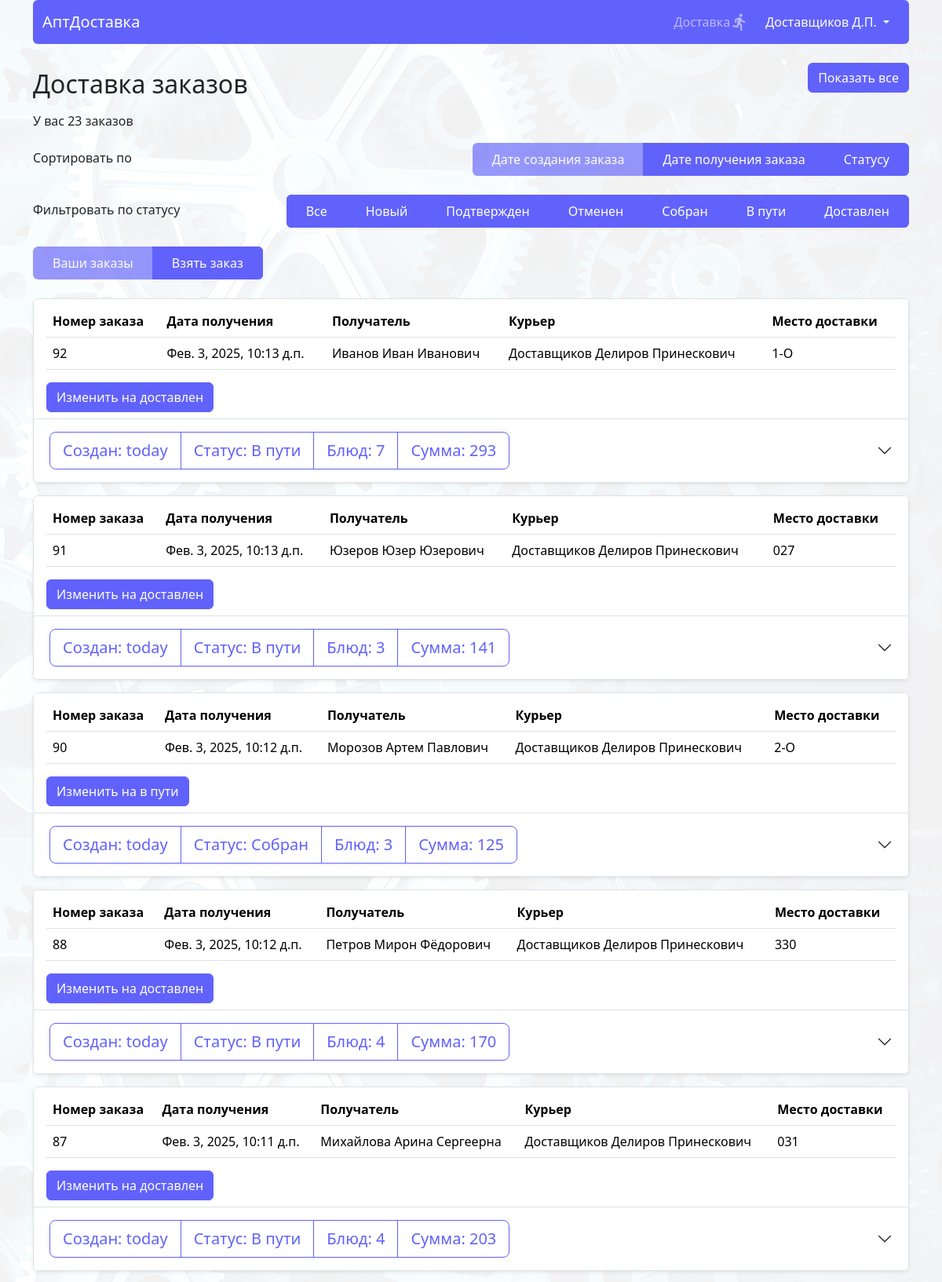
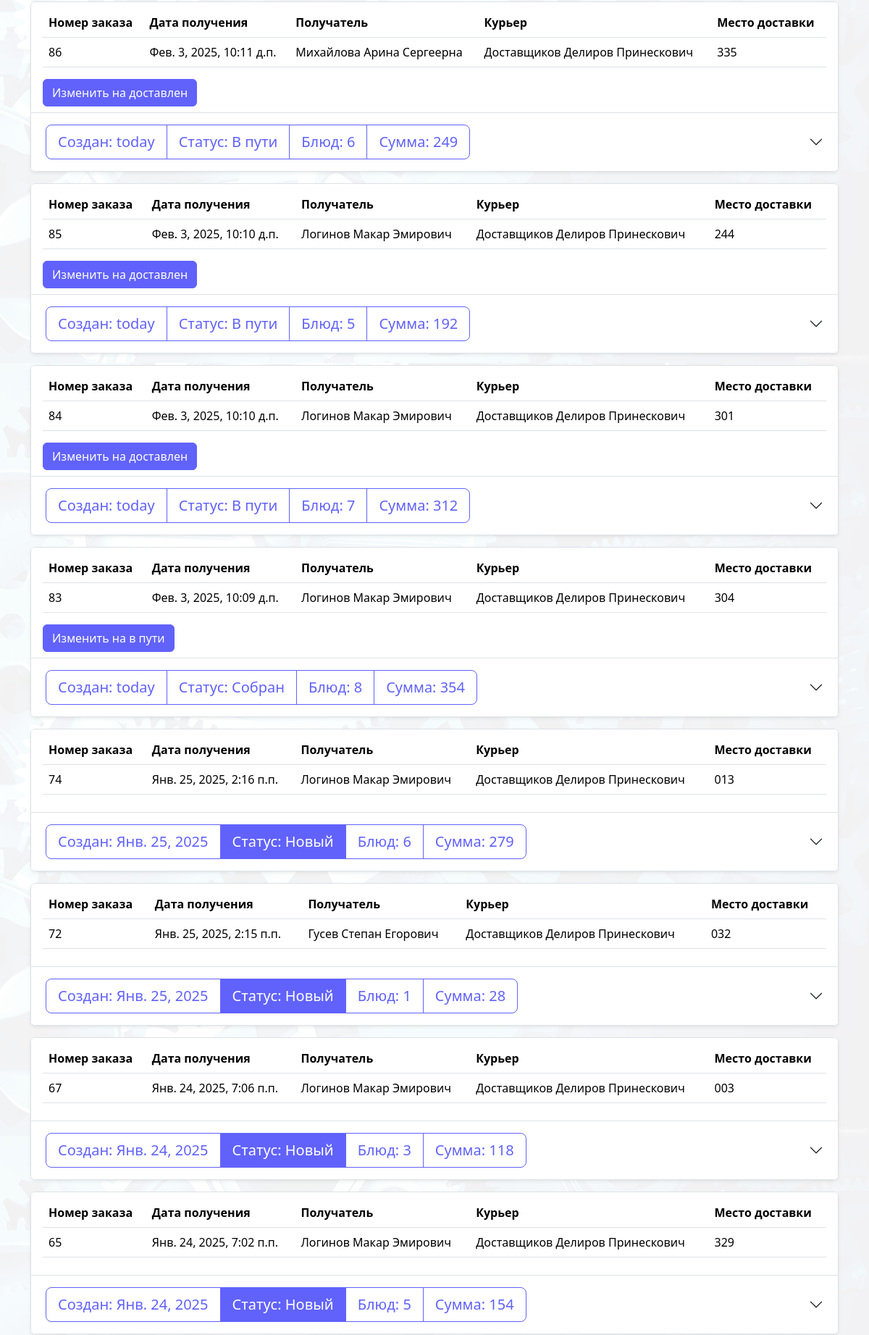
The app's page /deliver/deliver_orders/ (signed in, upper part) with its own data (2 pictures, top to bottom).
### log_reg/models.py (models this page shows)
class User(AbstractUser):
    username = models.CharField('Логин', max_length=150, unique=True,
                                help_text="Обязательное поле. Только латиница, цифры и тире.",
                                validators=[LoginValidator()],
                                error_messages={"unique": _("Пользователь с таким именем уже существует"), })
    first_name = models.CharField(_("first name"), max_length=150, validators=[NameValidator()])
    last_name = models.CharField(_("last name"), max_length=150, validators=[NameValidator()])
    patronymic = models.CharField('Отчество', max_length=150, blank=True, validators=[NameValidator()])
    def __str__(self):
        return "%s %s %s" % (self.last_name, self.first_name, self.patronymic, )

### order/models.py (models this page shows, shortened)
class Status(models.Model):
    name = models.CharField(max_length=30)
    class Meta:
        verbose_name = 'Статус'
        verbose_name_plural = 'Статусы'
    def __str__(self):
        return self.name

class Order(models.Model):
    user = models.ForeignKey(User, on_delete=models.CASCADE, verbose_name='Пользователь', limit_choices_to=Q(is_superuser=False) & Q(is_staff=False) & Q(groups__isnull=True),)
    date_create = models.DateTimeField(verbose_name='Дата заказа', auto_now_add=True)
    order_date = models.DateTimeField(default=get_default_created_at, verbose_name='Дата и время получения заказа'
    )
    status = models.ForeignKey('Status', on_delete=models.CASCADE, verbose_name='Статус', default=1)
    result = models.CharField(max_length=50, verbose_name='Причина отказа', blank=True, null=True)
    cab = models.ForeignKey(Cabinet, on_delete=models.CASCADE, verbose_name='Кабинет', default=1)
    deliver = models.ForeignKey(
        User,
        on_delete=models.SET_NULL,
        related_name='courier_orders',
        blank=True,
        null=True,
        limit_choices_to={'groups__name': 'deliver'},
        verbose_name="Курьер"
    )
    @property
    def total_amount(self):
        total = 0
        for item in self.ordermeal_set.all():  # ordermeal_set - обратный related_name
            total += item.meal.price * item.amount
        return total
    total_amount.fget.short_description = 'Сумма заказа'
    @property
    def amount(self):
        return OrderMeal.objects.filter(order=self.pk).aggregate(Sum('amount'))['amount__sum']
    amount.fget.short_description = 'Количество'
    @property
    def meals(self):
        return OrderMeal.objects.filter(order=self.pk)
    class Meta:
        verbose_name = 'Заказ'
        verbose_name_plural = 'Заказы'

class OrderMeal(models.Model):
    order = models.ForeignKey(Order, on_delete=models.CASCADE, verbose_name="Заказ")
    meal = models.ForeignKey(Meal, on_delete=models.CASCADE, verbose_name="Блюдо")
    amount = models.IntegerField(verbose_name='Количество товаров')
    class Meta:
        verbose_name = 'Заказ блюд'
        verbose_name_plural = 'Заказы блюд'
    @property
    def total_price(self):
        return self.meal.price * self.amount

### cart/models.py (models this page shows)
class Cabinet(models.Model):
    num = models.CharField(max_length=10, verbose_name="Номер")
    name = models.CharField(max_length=100, verbose_name="Название")
    def __str__(self):
        return self.num
    class Meta:
        verbose_name = 'Кабинет'
        verbose_name_plural = 'Кабинеты'

### home/models.py (models this page shows, shortened)
class Meal(models.Model):
    name = models.CharField(max_length=150, verbose_name="Название")
    price = models.IntegerField(verbose_name="Цена")
    out = models.CharField(max_length=10, verbose_name="Выход")
    image = models.ImageField(upload_to='images', verbose_name="Изображение")
    category = models.ForeignKey(Category, default=None, on_delete=models.CASCADE,
                                 verbose_name="Категория", related_name='meals')
    quantity = models.IntegerField(default=3, verbose_name="Количество")
    class Meta:
        verbose_name = 'Блюдо'
        verbose_name_plural = 'Блюда'

### deliver/views.py (the view)
# urls.py: path('deliver/deliver_orders/', views.deliver_orders, name="deliver_orders"),
@login_required
def deliver_orders(request, order='-date_create', filter=0):
    context = {}
    context['order'] = order
    context['filter'] = filter
    context['count'] = Order.objects.filter(deliver=request.user).count()
    context['statuses'] = Status.objects.filter(~Q(id=5))
    orders = Order.objects.filter(deliver=request.user).order_by(order)
    if filter:
        orders = Order.objects.filter(deliver=request.user, status=filter).order_by(order)
    context['orders'] = orders  # Фильтруем заказы
    return render(request, 'deliver/order_list.html', context)

### deliver/templates/deliver/order_list.html (shortened to what this page needs)
{% extends 'home/base.html' %}
{% load static %}
{% block body %}
<div class="d-flex justify-content-between flex-wrap align-items-center">
    <h2 class=" ps-0  px-3 py-2">Доставка заказов</h2>
    <div class="d-flex justify-content-end z-1">
        <button class="view_all btn btn-primary position-fixed " style="top:80px;">Показать все</button>
    </div>
</div>
<p>У вас <span id="count">{{count}}</span> заказов</p>
<div class="d-flex flex-wrap align-items-center justify-content-between  z-1 rounded-2 overflow-hidden     mb-4"
     style="top: 80px;">
    <div class="mb-1">Сортировать по</div>
    <div class="btn-group overflow-x-auto dragscroll flex-row ">
        <a href="{% url 'deliver_orders' order='-date_create' filter=filter %}"
           class="btn btn-primary rounded-0 d-flex px-4 align-items-center justify-content-center px-4 py-2 {% if '-date_create' == order %}disabled{% endif %}">
            Дате создания заказа
        </a>
        <a href="{% url 'deliver_orders' order='-order_date' filter=filter %}"
           class="btn btn-primary rounded-0 d-flex px-4 align-items-center justify-content-center px-4 py-2 {% if '-order_date' == order %}disabled{% endif %}">
            Дате получения заказа
        </a>
        <a href="{% url 'deliver_orders' order='status' filter=filter %}"
           class="btn btn-primary rounded-0 d-flex px-4 align-items-center justify-content-center px-4 py-2 {% if 'status' == order %}disabled{% endif %}">
            Статусу
        </a>
    </div>
</div>
<div class="d-flex flex-wrap align-items-center justify-content-between  z-1 rounded-2 overflow-hidden     mb-4"
     style="top: 80px;">
    <div class="mb-1">Фильтровать по статусу</div>
    <div  class="btn-group overflow-x-auto dragscroll flex-row ">
        <a href="{% url 'deliver_orders' %}"
           class="btn btn-primary rounded-0 d-flex px-4 align-items-center justify-content-center px-4 py-2">
            Все
        </a>
        {% for status in statuses %}
        <a href="{% url 'deliver_orders' order=order filter=status.id %}"
           class="btn btn-primary rounded-0 d-flex px-4 align-items-center justify-content-center px-4 py-2 {% if status.id == filter %}disabled{% endif %}">
            {{ status.name }}
        </a>
        {% endfor %}
    </div>
</div>
<div class="d-flex flex-wrap align-items-center justify-content-between  z-1 rounded-2 overflow-hidden     mb-4"
     style="top: 80px;">
    <div class="btn-group overflow-x-auto dragscroll flex-row ">
        <a href="{% url 'deliver_orders' %}"
           class="btn btn-primary rounded-0 d-flex px-4 align-items-center justify-content-center px-4 py-2 {% if 'deliver_orders' in request.path %}disabled{% endif %}">
            Ваши заказы
        </a>
        <a href="{% url 'deliver' %}"
           class="btn btn-primary rounded-0 d-flex px-4 align-items-center justify-content-center px-4 py-2 {% if 'order_list' in request.path %}disabled{% endif %}">
            Взять заказ
        </a>
    </div>
</div>
{% include 'order/elements/order_item.html'%}
{% endblock %}

### home/templates/home/elements/header.html (shortened to what this page needs)
<header class="sticky-top z-3  ">
    <nav class="navbar navbar-expand-lg bg-primary rounded" data-bs-theme="dark">
        <div class="container-fluid">
            <a class="navbar-brand" href="/">АптДоставка</a>
            <div class="collapse navbar-collapse justify-content-end" id="navbarText">
                <ul class="navbar-nav mb-2 mb-lg-0">
                    {% if request.user.is_authenticated %}
                    {% if request.user.groups.all.0.name == "deliver" %}
                    <li class="nav-item">
                        <a class="nav-link d-flex align-items-center justify-content-center"
                           href="{% url 'deliver'%}">Доставка
                        <span class="material-icons">directions_run</span>
                        </a>
                    </li>
                    {% endif %}
                    {% endif %}
                </ul>
            </div>
            <div class="form-inline order-lg-3">
                <ul class="navbar-nav d-flex flex-row align-items-center justify-content-center">
                    {% if request.user.is_authenticated %}
                    <li class="nav-item dropdown">
                        <button class="btn btn-primary dropdown-toggle" data-bs-toggle="dropdown" aria-expanded="false">
                            {{user.last_name}}
                            {{user.first_name|slice:"1"}}.{%if user.patronymic %}{{user.patronymic|slice:"1"}}.{% endif %}
                        </button>
                    </li>
                    {% endif %}
                </ul>
            </div>
        </div>
    </nav>
</header>

### order/templates/order/elements/order_item.html (shortened to what this page needs)
{% load humanize %}
<div class="accordion row">
    {% for order in orders%}
    <div>
        <div class="bg-white rounded-2 overflow-hidden shadow-sm mb-3">
            <div class="border rounded-top px-3 py-2">
                {% if request.user.groups.all.0.name == "deliver" %}
                <table class="table fs-6">
                    <thead>
                    <tr>
                        <th scope="col">Номер заказа</th>
                        <th scope="col">Дата получения</th>
                        <th scope="col">Получатель</th>
                        <th scope="col">Курьер</th>
                        <th scope="col">Место доставки</th>
                    </tr>
                    </thead>
                    <tbody>
                    <tr>
                        <td>{{ order.id}}</td>
                        <td>{{order.order_date}}</td>
                        <td>{{order.user}}</td>
                        {% if order.deliver %}
                        <td>{{order.deliver}}</td>
                        {% else %}
                        <td>Курьер не выбран</td>
                        {% endif %}
                        <td>{{order.cab}}</td>
                    </tr>
                    </tbody>
                </table>
                {% if 'order_list' in request.path %}
                <button class="take_order btn btn-primary" data-id="{{order.id}}">Взять</button>
                {% elif 'deliver_order' in request.path %}
                {% if order.status.id == 4 %}
                <button class="in_way btn btn-primary" data-id="{{order.id}}">Изменить на в пути</button>
                {%  elif order.status.id == 6 %}
                <button class="delivered btn btn-primary" data-id="{{order.id}}">Изменить на доставлен</button>
                {% endif %}
                {% endif %}
                {% else %}
                <div class="d-flex justify-content-between flex-wrap align-items-center">
                    <p class="fs-3 "><span>Заказ</span> №
                                {{ order.id }} на {{ order.order_date }}</p>
                    <p class="fs-3">{{order.cab}}</p>
                </div>
                {% endif%}
            </div>
            <div class="accordion-item ">
                <h2 class="accordion-header">
                    <button class="accordion-button collapsed" type="button" data-bs-toggle="collapse"
                            data-bs-target="#order_{{ order.id }}" aria-expanded="false"
                            aria-controls="order_{{ order.id }}">
                        <div class="order_view btn-group order_info btn-group-lg  bg-white"
                             data-id="{{ order.id }}">
                            <div class="btn btn-outline-primary">
                                <span>Создан: </span>{{ order.date_create|naturalday}}
                            </div>
                            <div class="btn
                            {% if order.status.id  == 1%} btn-primary
                            {% elif order.status.id == 2 or order.status.id == 7 or order.status.id == 5 %}btn-success
                            {%elif order.status.id == 3%}btn-danger
                            {% else %}btn-outline-primary{%endif%}">
                                Статус: <span data-id="{{order.id}}"> {{ order.status }} </span>
                            </div>
                            <div class="btn btn-outline-primary">
                                <span>Блюд:</span>
                                {{ order.amount }}
                            </div>
                            <div class="btn btn-outline-primary">
                                <span>Сумма:</span>
                                {{ order.total_amount }}
                            </div>
                        </div>
                    </button>
                </h2>
            </div>
        </div>
    </div>
    {% empty %}
    {% include 'home/elements/danger.html' with text='Заказов нет'%}
    {% endfor %}
</div>

### home/static/home/css/style.css (style rules this page uses)
body { background-image: url('../images/fon/fon.png'); background-size: 100%; background-attachment: fixed; }
.table tbody tr { cursor: pointer; }

### records on screen
User: last_name "Доставщиков", first_name "Д", patronymic "П"
Status: name "Новый"
Status: name "Подтвержден"
Status: name "Отменен"
Status: name "Собран"
Status: name "В пути"
Status: name "Доставлен"
Order: id "92", order_date "Фев. 3, 2025, 10:13 д.п.", user "Иванов Иван Иванович", deliver "Доставщиков Делиров Принескович", cab "1-О", date_create "today", status "В пути", amount "7", total_amount "293"
Order: id "91", order_date "Фев. 3, 2025, 10:13 д.п.", user "Юзеров Юзер Юзерович", deliver "Доставщиков Делиров Принескович", cab "027", date_create "today", status "В пути", amount "3", total_amount "141"
Order: id "90", order_date "Фев. 3, 2025, 10:12 д.п.", user "Морозов Артем Павлович", deliver "Доставщиков Делиров Принескович", cab "2-О", date_create "today", status "Собран", amount "3", total_amount "125"
Order: id "88", order_date "Фев. 3, 2025, 10:12 д.п.", user "Петров Мирон Фёдорович", deliver "Доставщиков Делиров Принескович", cab "330", date_create "today", status "В пути", amount "4", total_amount "170"
Order: id "87", order_date "Фев. 3, 2025, 10:11 д.п.", user "Михайлова Арина Сергеерна", deliver "Доставщиков Делиров Принескович", cab "031", date_create "today", status "В пути", amount "4", total_amount "203"
Order: id "86", order_date "Фев. 3, 2025, 10:11 д.п.", user "Михайлова Арина Сергеерна", deliver "Доставщиков Делиров Принескович", cab "335", date_create "today", status "В пути", amount "6", total_amount "249"
Order: id "85", order_date "Фев. 3, 2025, 10:10 д.п.", user "Логинов Макар Эмирович", deliver "Доставщиков Делиров Принескович", cab "244", date_create "today", status "В пути", amount "5", total_amount "192"
Order: id "84", order_date "Фев. 3, 2025, 10:10 д.п.", user "Логинов Макар Эмирович", deliver "Доставщиков Делиров Принескович", cab "301", date_create "today", status "В пути", amount "7", total_amount "312"
Order: id "83", order_date "Фев. 3, 2025, 10:09 д.п.", user "Логинов Макар Эмирович", deliver "Доставщиков Делиров Принескович", cab "304", date_create "today", status "Собран", amount "8", total_amount "354"
Order: id "74", order_date "Янв. 25, 2025, 2:16 п.п.", user "Логинов Макар Эмирович", deliver "Доставщиков Делиров Принескович", cab "013", date_create "Янв. 25, 2025", status "Новый", amount "6", total_amount "279"
Order: id "72", order_date "Янв. 25, 2025, 2:15 п.п.", user "Гусев Степан Егорович", deliver "Доставщиков Делиров Принескович", cab "032", date_create "Янв. 25, 2025", status "Новый", amount "1", total_amount "28"
Order: id "67", order_date "Янв. 24, 2025, 7:06 п.п.", user "Логинов Макар Эмирович", deliver "Доставщиков Делиров Принескович", cab "003", date_create "Янв. 24, 2025", status "Новый", amount "3", total_amount "118"
Order: id "65", order_date "Янв. 24, 2025, 7:02 п.п.", user "Логинов Макар Эмирович", deliver "Доставщиков Делиров Принескович", cab "329", date_create "Янв. 24, 2025", status "Новый", amount "5", total_amount "154"

### other values on screen
{{ count }} "23"
